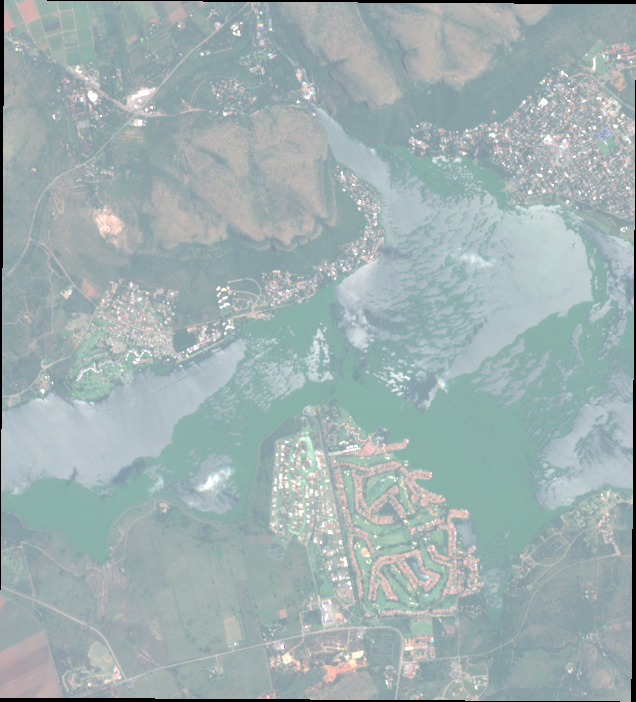
#> input picture images_2023/hartbeespoort_dam_2023-01-04.tif, 636 x 702 px
$ python -i preprocessing.py   (imports and definitions only)
#> lines starting #> are read from the running program, lines starting #| are printed output that depends on the picture
#> further down, picture is the input picture: shape (702, 636, 3); mean B, G, R 177.3, 176.6, 160.3
import cv2
import numpy as np
from matplotlib import pyplot as plt
from sklearn.cluster import KMeans
import utils
from feature_extraction import calculate_texture_features


def process(image):
    resize_image = cv2.resize(image, (512, 512))
    return resize_image


# Noise Reduction
# Preserves edges while reducing noise
def bilateral_filter(image, d=9, sigma_color=75, sigma_space=75):
    return cv2.bilateralFilter(image, d, sigma_color, sigma_space)


# Enhances local contrast
def enhance_contrast_clahe(image):
    clahe = cv2.createCLAHE(clipLimit=3.0, tileGridSize=(8, 8))
    if len(image.shape) == 3:  # Check if image is colored
        yuv_image = cv2.cvtColor(image, cv2.COLOR_BGR2YUV)
#> yuv_image: shape (702, 636, 3); mean of channels 0, 1, 2 171.8, 130.6, 117.9
        yuv_image[..., 0] = clahe.apply(yuv_image[..., 0])
#> yuv_image: shape (702, 636, 3); mean of channels 0, 1, 2 145.4, 130.6, 117.9
        clahe_image = cv2.cvtColor(yuv_image, cv2.COLOR_YUV2BGR)
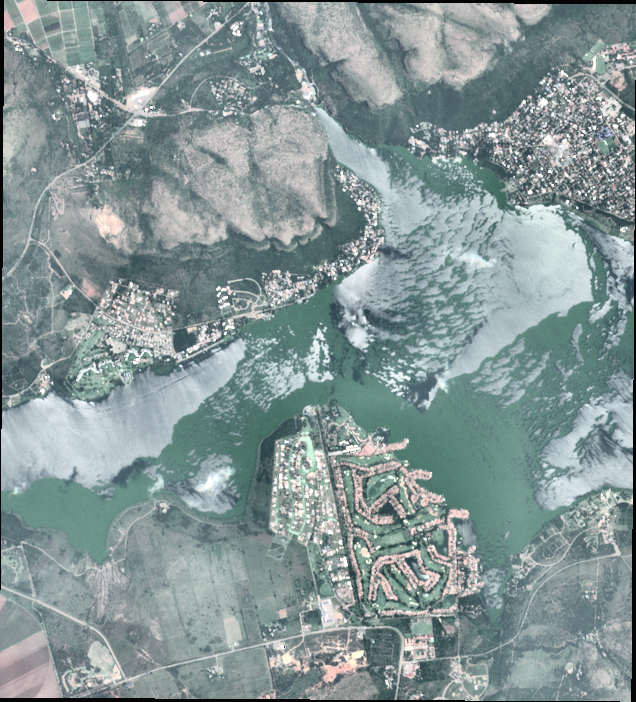
#> clahe_image: shape (702, 636, 3); mean B, G, R 150.5, 150.3, 133.7
    else:
        # clahe = cv2.createCLAHE(clipLimit=3.0, tileGridSize=(8, 8))
        clahe_image = clahe.apply(image)

    return clahe_image


# [32 lines left out: functions calculate_exg, fine_tune_exg, combine_exg_and_texture, adaptive_threshold, not called in this run]


def canny_edge_detection(smoothed_mask):
    """Tweak parameters for Canny edge detection."""
    return cv2.Canny((smoothed_mask * 255).astype(np.uint8), 30, 100)


# [56 lines left out: functions morphological_operations, process_sentinel_images, not called in this run]

>>> import cv2
>>> picture = cv2.imread('images_2023/hartbeespoort_dam_2023-01-04.tif')
>>> result = enhance_contrast_clahe(picture)

$ run again, on images_2023/hartbeespoort_dam_2023-01-09.tif
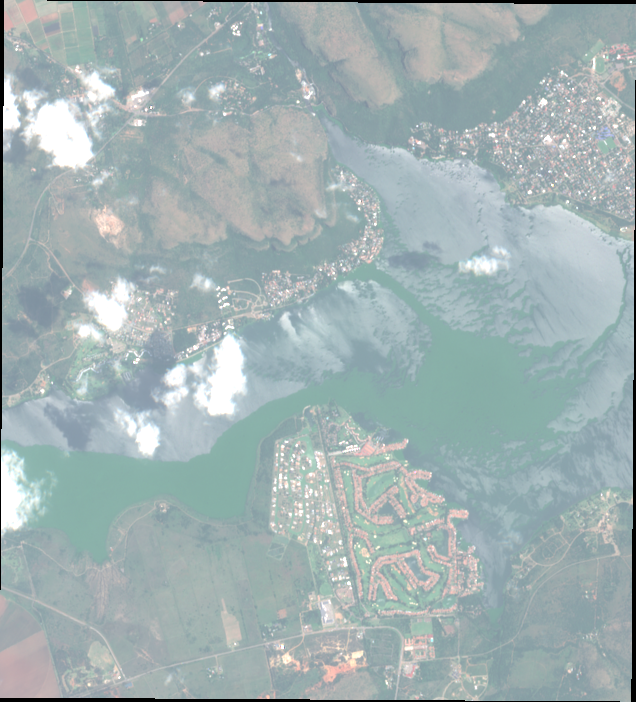
#> input picture images_2023/hartbeespoort_dam_2023-01-09.tif, 636 x 702 px
#> picture is the input picture: shape (702, 636, 3); mean B, G, R 179.3, 177.9, 162
#> in enhance_contrast_clahe, `clahe_image = cv2.cvtColor(yuv_image, cv2.COLOR_YUV2BGR)`:
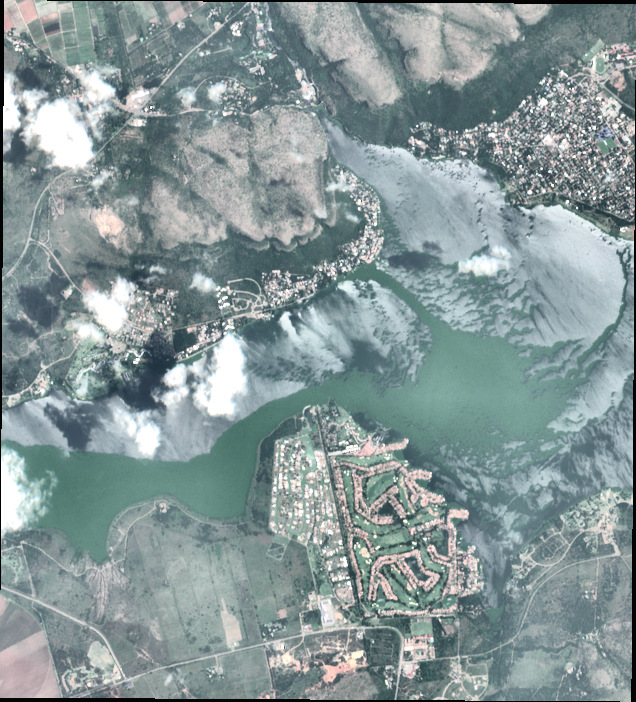
#> clahe_image: shape (702, 636, 3); mean B, G, R 151.7, 150.8, 134.7

$ run again, on images_2023/hartbeespoort_dam_2023-01-11.tif
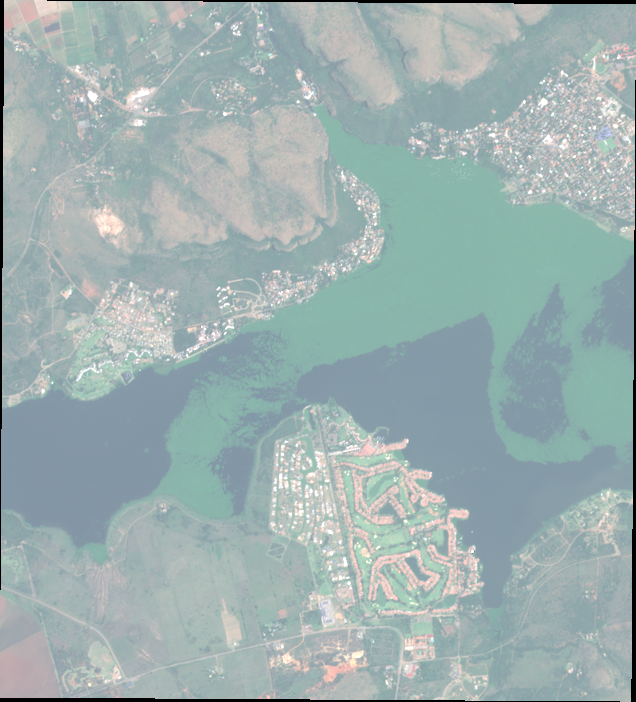
#> input picture images_2023/hartbeespoort_dam_2023-01-11.tif, 636 x 702 px
#> picture is the input picture: shape (702, 636, 3); mean B, G, R 176, 176.1, 157.9
#> in enhance_contrast_clahe, `clahe_image = cv2.cvtColor(yuv_image, cv2.COLOR_YUV2BGR)`:
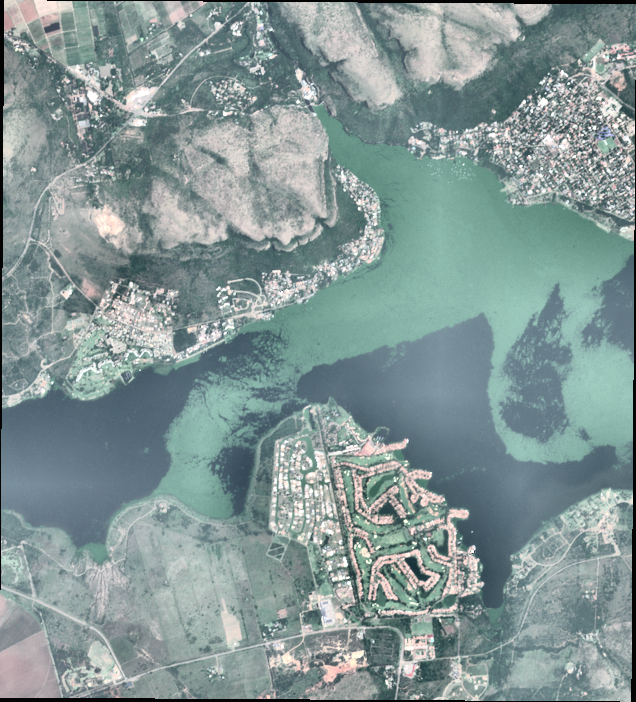
#> clahe_image: shape (702, 636, 3); mean B, G, R 150, 150.6, 132.1

$ run again, on images_2023/hartbeespoort_dam_2023-01-16.tif
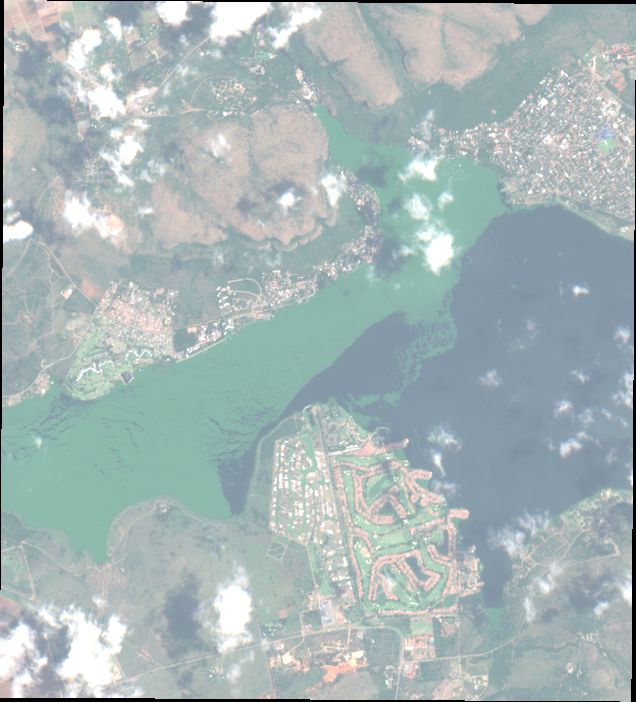
#> input picture images_2023/hartbeespoort_dam_2023-01-16.tif, 636 x 702 px
#> picture is the input picture: shape (702, 636, 3); mean B, G, R 182.8, 182.1, 166.9
#> in enhance_contrast_clahe, `clahe_image = cv2.cvtColor(yuv_image, cv2.COLOR_YUV2BGR)`:
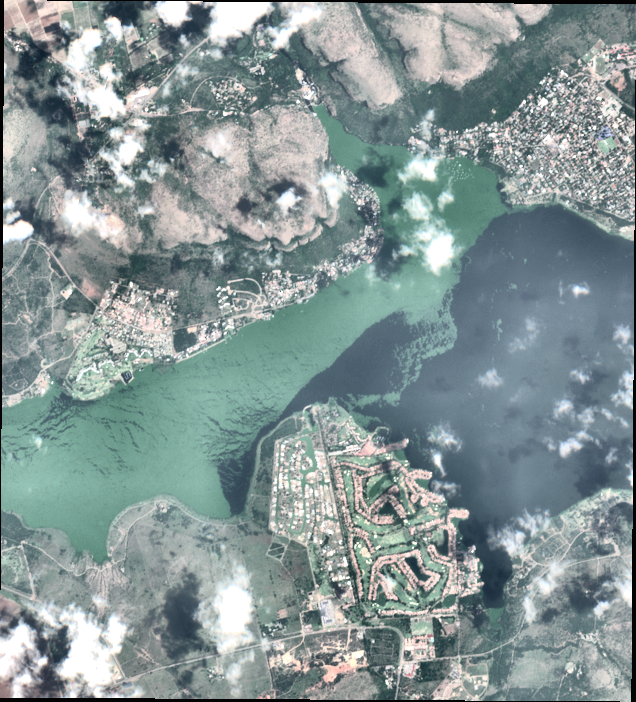
#> clahe_image: shape (702, 636, 3); mean B, G, R 149.6, 149.2, 133.9
